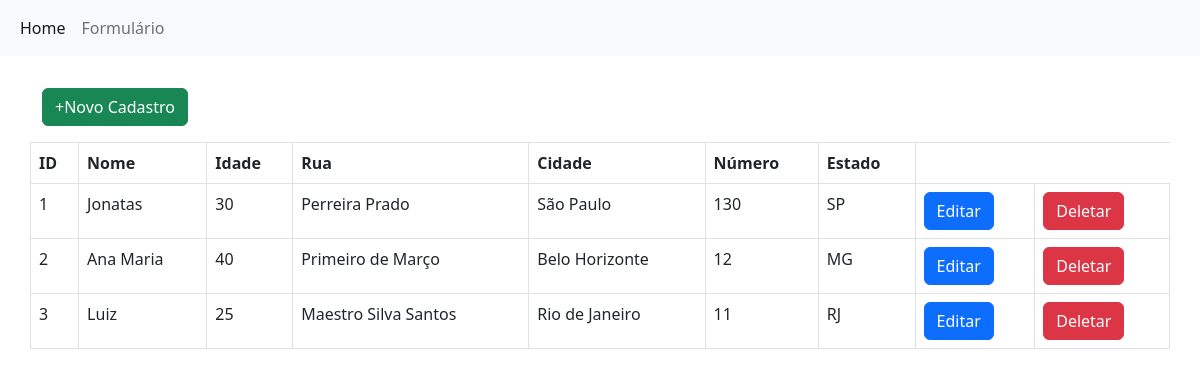
The page /index on the database as committed earlier.
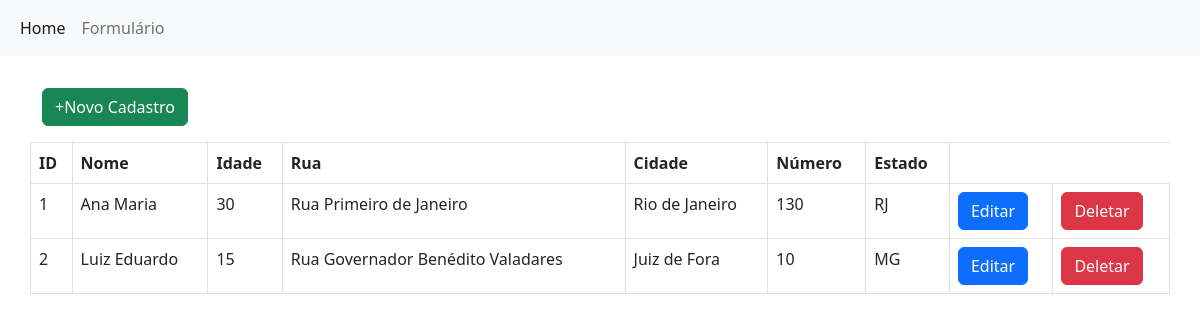
The same page on the database as committed later.
### tables this page shows
CREATE TABLE "users" (
    "ID" INTEGER PRIMARY KEY AUTOINCREMENT,
    "NOME" TEXT,
    "IDADE" TEXT,
    "RUA" TEXT,
    "CIDADE" TEXT,
    "NUMERO" TEXT,
    "ESTADO" TEXT
    );

### app.py (the view)
@app.route("/")
@app.route("/index")
def index():
    con = sql.connect("banco_db.db")
    con.row_factory=sql.Row
    cur=con.cursor()
    cur.execute("select * from users")
    data=cur.fetchall()
    return render_template ("index.html", datas=data)

### templates/index.html (shortened to what this page needs)
{% extends 'layout.html' %}
{% block body %}
<div class="row">
<p class="text-right"><a href="{{url_for('add_user')}}" class="btn btn-success">+Novo Cadastro</a></p>
<table class="table table-bordered">
    <thead>
      <tr>
        <th scope="col">ID</th>
        <th scope="col">Nome</th>
        <th scope="col">Idade</th>
        <th scope="col">Rua</th>
        <th scope="col">Cidade</th>
        <th scope="col">Número</th>
        <th scope="col">Estado</th>
      </tr>
    </thead>
    <tbody>
        {% for row in datas %}
      <tr>
        <td>{{loop.index}}</td>
        <td>{{row.NOME}}</td>
        <td>{{row.IDADE}}</td>
        <td>{{row.RUA}}</td>
        <td>{{row.CIDADE}}</td>
        <td>{{row.NUMERO}}</td>
        <td>{{row.ESTADO}}</td>
        <td><a href="{{url_for('edit_user',id=row.ID)}}" class="btn btn-primary">Editar</a></td>
        <td><a href="{{url_for('delete_user',id=row.ID)}}" class="btn btn-danger" onclick="return confirm ('Tem certeza que deseja apagar?')">Deletar</a></td>
      </tr>
      {% endfor %}
    </tbody>
  </table>
</div>
{% endblock %}

### templates/layout.html (shortened to what this page needs)
<!DOCTYPE html>
<html>
<head>
        <link href="https://cdn.jsdelivr.net/npm/bootstrap@5.2.1/dist/css/bootstrap.min.css" rel="stylesheet">
</head>
<body>
    <header>
        <nav class="navbar navbar-expand-lg bg-light">
            <div class="container-fluid">
              <div class="collapse navbar-collapse" id="navbarNav">
                <ul class="navbar-nav">
                  <li class="nav-item">
                    <a class="nav-link active" aria-current="page" href="{{url_for('index')}}">Home</a>
                  </li>
                  <li class="nav-item">
                    <a class="nav-link" href="{{url_for('add_user')}}">Formulário</a>
                  </li>
                </ul>
              </div>
            </div>
          </nav>
    </header>
    <div class="container pt-3">
        {% block body %}
        {% endblock %}
    </div>
</body>
</html>

Rows that differ between the two databases and show on the page:
removed users: NOME "Jonatas", IDADE "30", RUA "Perreira Prado", CIDADE "São Paulo", NUMERO "130", ESTADO "SP"
changed users "Ana Maria": IDADE "40" → "30"; RUA "Primeiro de Março" → "Rua Primeiro de Janeiro"; CIDADE "Belo Horizonte" → "Rio de Janeiro"; NUMERO "12" → "130"; ESTADO "MG" → "RJ"
changed users: NOME "Luiz" → "Luiz Eduardo"; IDADE "25" → "15"; RUA "Maestro Silva Santos" → "Rua Governador Benédito Valadares"; CIDADE "Rio de Janeiro" → "Juiz de Fora"; NUMERO "11" → "10"; ESTADO "RJ" → "MG"
